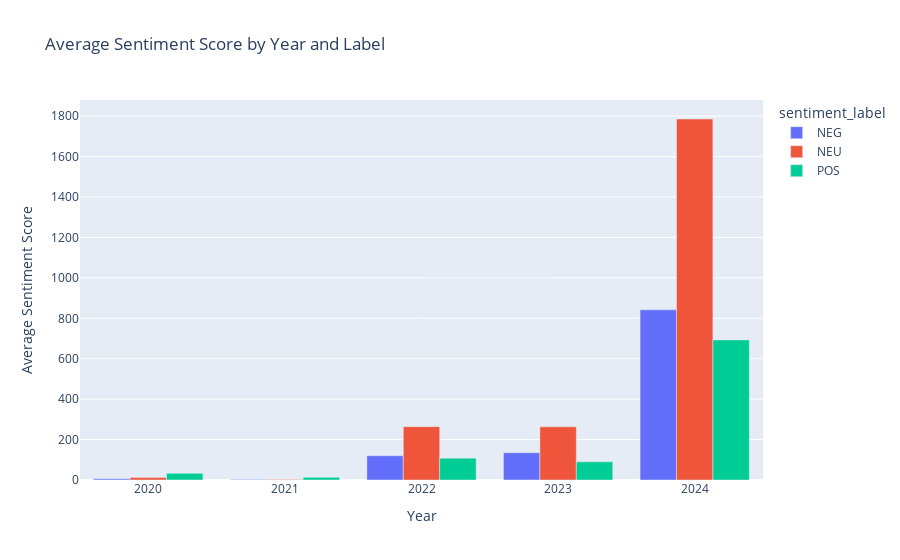

Notebook cell for this chart:
### Code cell
import plotly.express as px

# Use the previously grouped DataFrame directly
fig = px.bar(average_scores, x='year', y='sentiment_score', color='sentiment_label',
             barmode='group', 
             title='Average Sentiment Score by Year and Label',
             labels={'sentiment_score': 'Average Sentiment Score', 'year': 'Year'})

fig.show()

# average_scores.plot(kind='bar', title='Arrests', ylabel='Mean Arrests',
#          xlabel='Home Team', figsize=(6, 5))

### Figure 1 — Plotly figure (JSON) as saved in the notebook; plotly's stock layout.template omitted (floating-point values rounded to 4 significant figures)
{"data": [{"alignmentgroup": "True", "hovertemplate": "sentiment_label=NEG<br>Year=%{x}<br>Average Sentiment Score=%{y}<extra></extra>", "legendgroup": "NEG", "marker": {"color": "#636efa", "pattern": {"shape": ""}}, "name": "NEG", "offsetgroup": "NEG", "orientation": "v", "showlegend": true, "textposition": "auto", "type": "bar", "x": [2020, 2021, 2022, 2023, 2024], "xaxis": "x", "y": [6, 2, 120, 135, 842], "yaxis": "y"}, {"alignmentgroup": "True", "hovertemplate": "sentiment_label=NEU<br>Year=%{x}<br>Average Sentiment Score=%{y}<extra></extra>", "legendgroup": "NEU", "marker": {"color": "#EF553B", "pattern": {"shape": ""}}, "name": "NEU", "offsetgroup": "NEU", "orientation": "v", "showlegend": true, "textposition": "auto", "type": "bar", "x": [2020, 2021, 2022, 2023, 2024], "xaxis": "x", "y": [12, 2, 264, 263, 1786], "yaxis": "y"}, {"alignmentgroup": "True", "hovertemplate": "sentiment_label=POS<br>Year=%{x}<br>Average Sentiment Score=%{y}<extra></extra>", "legendgroup": "POS", "marker": {"color": "#00cc96", "pattern": {"shape": ""}}, "name": "POS", "offsetgroup": "POS", "orientation": "v", "showlegend": true, "textposition": "auto", "type": "bar", "x": [2020, 2021, 2022, 2023, 2024], "xaxis": "x", "y": [33, 13, 108, 90, 693], "yaxis": "y"}], "layout": {"barmode": "group", "legend": {"title": {"text": "sentiment_label"}, "tracegroupgap": 0}, "title": {"text": "Average Sentiment Score by Year and Label"}, "xaxis": {"anchor": "y", "domain": [0, 1], "title": {"text": "Year"}}, "yaxis": {"anchor": "x", "domain": [0, 1], "title": {"text": "Average Sentiment Score"}}}}
